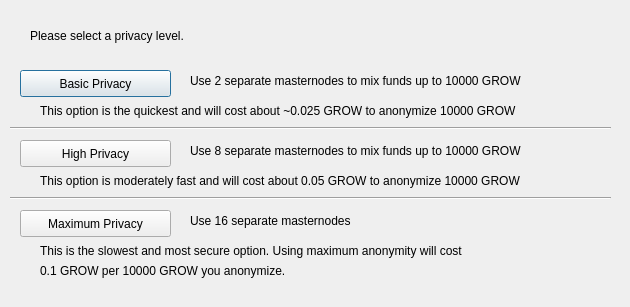
<?xml version="1.0" encoding="UTF-8"?>
<ui version="4.0">
 <class>ObfuscationConfig</class>
 <widget class="QDialog" name="ObfuscationConfig">
  <property name="geometry">
   <rect>
    <x>0</x>
    <y>0</y>
    <width>630</width>
    <height>307</height>
   </rect>
  </property>
  <property name="windowTitle">
   <string>Configure Obfuscation</string>
  </property>
  <widget class="QPushButton" name="buttonBasic">
   <property name="geometry">
    <rect>
     <x>20</x>
     <y>70</y>
     <width>151</width>
     <height>27</height>
    </rect>
   </property>
   <property name="text">
    <string>Basic Privacy</string>
   </property>
  </widget>
  <widget class="QPushButton" name="buttonHigh">
   <property name="geometry">
    <rect>
     <x>20</x>
     <y>140</y>
     <width>151</width>
     <height>27</height>
    </rect>
   </property>
   <property name="text">
    <string>High Privacy</string>
   </property>
  </widget>
  <widget class="QPushButton" name="buttonMax">
   <property name="geometry">
    <rect>
     <x>20</x>
     <y>210</y>
     <width>151</width>
     <height>27</height>
    </rect>
   </property>
   <property name="text">
    <string>Maximum Privacy</string>
   </property>
  </widget>
  <widget class="QLabel" name="label">
   <property name="geometry">
    <rect>
     <x>30</x>
     <y>20</y>
     <width>571</width>
     <height>31</height>
    </rect>
   </property>
   <property name="text">
    <string>Please select a privacy level.</string>
   </property>
  </widget>
  <widget class="QLabel" name="label_2">
   <property name="geometry">
    <rect>
     <x>190</x>
     <y>70</y>
     <width>421</width>
     <height>21</height>
    </rect>
   </property>
   <property name="text">
    <string>Use 2 separate masternodes to mix funds up to 10000 GROW</string>
   </property>
  </widget>
  <widget class="QLabel" name="label_3">
   <property name="geometry">
    <rect>
     <x>190</x>
     <y>140</y>
     <width>411</width>
     <height>21</height>
    </rect>
   </property>
   <property name="text">
    <string>Use 8 separate masternodes to mix funds up to 10000 GROW</string>
   </property>
  </widget>
  <widget class="QLabel" name="label_4">
   <property name="geometry">
    <rect>
     <x>190</x>
     <y>210</y>
     <width>421</width>
     <height>21</height>
    </rect>
   </property>
   <property name="text">
    <string>Use 16 separate masternodes</string>
   </property>
  </widget>
  <widget class="QLabel" name="label_6">
   <property name="geometry">
    <rect>
     <x>40</x>
     <y>100</y>
     <width>561</width>
     <height>21</height>
    </rect>
   </property>
   <property name="text">
    <string>This option is the quickest and will cost about ~0.025 GROW to anonymize 10000 GROW</string>
   </property>
  </widget>
  <widget class="QLabel" name="label_7">
   <property name="geometry">
    <rect>
     <x>40</x>
     <y>170</y>
     <width>561</width>
     <height>21</height>
    </rect>
   </property>
   <property name="text">
    <string>This option is moderately fast and will cost about 0.05 GROW to anonymize 10000 GROW</string>
   </property>
  </widget>
  <widget class="QLabel" name="label_8">
   <property name="geometry">
    <rect>
     <x>40</x>
     <y>240</y>
     <width>561</width>
     <height>21</height>
    </rect>
   </property>
   <property name="text">
    <string>This is the slowest and most secure option. Using maximum anonymity will cost</string>
   </property>
  </widget>
  <widget class="QLabel" name="label_9">
   <property name="geometry">
    <rect>
     <x>40</x>
     <y>260</y>
     <width>561</width>
     <height>21</height>
    </rect>
   </property>
   <property name="text">
    <string>0.1 GROW per 10000 GROW you anonymize.</string>
   </property>
  </widget>
  <widget class="Line" name="line">
   <property name="geometry">
    <rect>
     <x>10</x>
     <y>120</y>
     <width>601</width>
     <height>16</height>
    </rect>
   </property>
   <property name="orientation">
    <enum>Qt::Horizontal</enum>
   </property>
  </widget>
  <widget class="Line" name="line_2">
   <property name="geometry">
    <rect>
     <x>10</x>
     <y>190</y>
     <width>601</width>
     <height>16</height>
    </rect>
   </property>
   <property name="orientation">
    <enum>Qt::Horizontal</enum>
   </property>
  </widget>
 </widget>
 <resources/>
 <connections/>
</ui>
